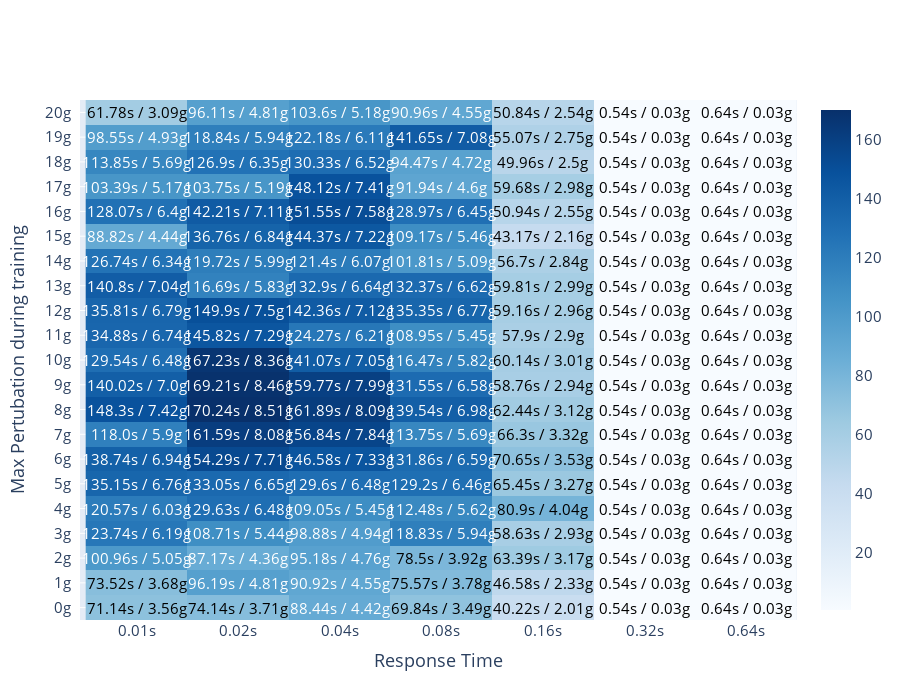

Notebook code for this chart:
### Code cell
at = np.around(rewards.to_numpy(), decimals=2).astype(str)

for i, row in enumerate(at):
    for j, eleme in enumerate(row):
        at[i,j] = str(eleme) + 's / ' + str(np.around(float(eleme)*0.25/5, decimals = 2)) +'g'

fig = ff.create_annotated_heatmap(z=rewards.to_numpy(),y=[str(int(i))+'g' for i in df['g_force'].unique().tolist()], 
                                  x=[str(i) + 's' for i in df['response_rate'].unique().tolist()],  
                                  annotation_text= at, colorscale='blues', showscale=True,
                                 reversescale =False)

fig.update_layout(
#     title='Average evaluation seconds for response times vs max. pertubation during training',
    xaxis_title="Response Time",
    yaxis_title="Max Pertubation during training",
    xaxis_side='bottom',
    font=dict(size=15),
    height=700,
)
fig.show()

### Figure 1 — Plotly figure (JSON) as saved in the notebook; plotly's stock layout.template omitted (floating-point values rounded to 4 significant figures; data arrays with more than 128 entries replaced by an {"elided": "..."} marker saying what was removed)
{"data": [{"colorscale": [[0, "rgb(247,251,255)"], [0.125, "rgb(222,235,247)"], [0.25, "rgb(198,219,239)"], [0.375, "rgb(158,202,225)"], [0.5, "rgb(107,174,214)"], [0.625, "rgb(66,146,198)"], [0.75, "rgb(33,113,181)"], [0.875, "rgb(8,81,156)"], [1, "rgb(8,48,107)"]], "reversescale": false, "showscale": true, "type": "heatmap", "x": ["0.01s", "0.02s", "0.04s", "0.08s", "0.16s", "0.32s", "0.64s"], "y": ["0g", "1g", "2g", "3g", "4g", "5g", "6g", "7g", "8g", "9g", "10g", "11g", "12g", "13g", "14g", "15g", "16g", "17g", "18g", "19g", "20g"], "z": {"elided": "21x7 float values"}}], "layout": {"annotations": [{"font": {"color": "#000000"}, "showarrow": false, "text": "71.14s / 3.56g", "x": "0.01s", "xref": "x", "y": "0g", "yref": "y"}, {"font": {"color": "#000000"}, "showarrow": false, "text": "74.14s / 3.71g", "x": "0.02s", "xref": "x", "y": "0g", "yref": "y"}, {"font": {"color": "#FFFFFF"}, "showarrow": false, "text": "88.44s / 4.42g", "x": "0.04s", "xref": "x", "y": "0g", "yref": "y"}, {"font": {"color": "#000000"}, "showarrow": false, "text": "69.84s / 3.49g", "x": "0.08s", "xref": "x", "y": "0g", "yref": "y"}, {"font": {"color": "#000000"}, "showarrow": false, "text": "40.22s / 2.01g", "x": "0.16s", "xref": "x", "y": "0g", "yref": "y"}, {"font": {"color": "#000000"}, "showarrow": false, "text": "0.54s / 0.03g", "x": "0.32s", "xref": "x", "y": "0g", "yref": "y"}, {"font": {"color": "#000000"}, "showarrow": false, "text": "0.64s / 0.03g", "x": "0.64s", "xref": "x", "y": "0g", "yref": "y"}, {"font": {"color": "#000000"}, "showarrow": false, "text": "73.52s / 3.68g", "x": "0.01s", "xref": "x", "y": "1g", "yref": "y"}, {"font": {"color": "#FFFFFF"}, "showarrow": false, "text": "96.19s / 4.81g", "x": "0.02s", "xref": "x", "y": "1g", "yref": "y"}, {"font": {"color": "#FFFFFF"}, "showarrow": false, "text": "90.92s / 4.55g", "x": "0.04s", "xref": "x", "y": "1g", "yref": "y"}, {"font": {"color": "#000000"}, "showarrow": false, "text": "75.57s / 3.78g", "x": "0.08s", "xref": "x", "y": "1g", "yref": "y"}, {"font": {"color": "#000000"}, "showarrow": false, "text": "46.58s / 2.33g", "x": "0.16s", "xref": "x", "y": "1g", "yref": "y"}, {"font": {"color": "#000000"}, "showarrow": false, "text": "0.54s / 0.03g", "x": "0.32s", "xref": "x", "y": "1g", "yref": "y"}, {"font": {"color": "#000000"}, "showarrow": false, "text": "0.64s / 0.03g", "x": "0.64s", "xref": "x", "y": "1g", "yref": "y"}, {"font": {"color": "#FFFFFF"}, "showarrow": false, "text": "100.96s / 5.05g", "x": "0.01s", "xref": "x", "y": "2g", "yref": "y"}, {"font": {"color": "#FFFFFF"}, "showarrow": false, "text": "87.17s / 4.36g", "x": "0.02s", "xref": "x", "y": "2g", "yref": "y"}, {"font": {"color": "#FFFFFF"}, "showarrow": false, "text": "95.18s / 4.76g", "x": "0.04s", "xref": "x", "y": "2g", "yref": "y"}, {"font": {"color": "#000000"}, "showarrow": false, "text": "78.5s / 3.92g", "x": "0.08s", "xref": "x", "y": "2g", "yref": "y"}, {"font": {"color": "#000000"}, "showarrow": false, "text": "63.39s / 3.17g", "x": "0.16s", "xref": "x", "y": "2g", "yref": "y"}, {"font": {"color": "#000000"}, "showarrow": false, "text": "0.54s / 0.03g", "x": "0.32s", "xref": "x", "y": "2g", "yref": "y"}, {"font": {"color": "#000000"}, "showarrow": false, "text": "0.64s / 0.03g", "x": "0.64s", "xref": "x", "y": "2g", "yref": "y"}, {"font": {"color": "#FFFFFF"}, "showarrow": false, "text": "123.74s / 6.19g", "x": "0.01s", "xref": "x", "y": "3g", "yref": "y"}, {"font": {"color": "#FFFFFF"}, "showarrow": false, "text": "108.71s / 5.44g", "x": "0.02s", "xref": "x", "y": "3g", "yref": "y"}, {"font": {"color": "#FFFFFF"}, "showarrow": false, "text": "98.88s / 4.94g", "x": "0.04s", "xref": "x", "y": "3g", "yref": "y"}, {"font": {"color": "#FFFFFF"}, "showarrow": false, "text": "118.83s / 5.94g", "x": "0.08s", "xref": "x", "y": "3g", "yref": "y"}, {"font": {"color": "#000000"}, "showarrow": false, "text": "58.63s / 2.93g", "x": "0.16s", "xref": "x", "y": "3g", "yref": "y"}, {"font": {"color": "#000000"}, "showarrow": false, "text": "0.54s / 0.03g", "x": "0.32s", "xref": "x", "y": "3g", "yref": "y"}, {"font": {"color": "#000000"}, "showarrow": false, "text": "0.64s / 0.03g", "x": "0.64s", "xref": "x", "y": "3g", "yref": "y"}, {"font": {"color": "#FFFFFF"}, "showarrow": false, "text": "120.57s / 6.03g", "x": "0.01s", "xref": "x", "y": "4g", "yref": "y"}, {"font": {"color": "#FFFFFF"}, "showarrow": false, "text": "129.63s / 6.48g", "x": "0.02s", "xref": "x", "y": "4g", "yref": "y"}, {"font": {"color": "#FFFFFF"}, "showarrow": false, "text": "109.05s / 5.45g", "x": "0.04s", "xref": "x", "y": "4g", "yref": "y"}, {"font": {"color": "#FFFFFF"}, "showarrow": false, "text": "112.48s / 5.62g", "x": "0.08s", "xref": "x", "y": "4g", "yref": "y"}, {"font": {"color": "#000000"}, "showarrow": false, "text": "80.9s / 4.04g", "x": "0.16s", "xref": "x", "y": "4g", "yref": "y"}, {"font": {"color": "#000000"}, "showarrow": false, "text": "0.54s / 0.03g", "x": "0.32s", "xref": "x", "y": "4g", "yref": "y"}, {"font": {"color": "#000000"}, "showarrow": false, "text": "0.64s / 0.03g", "x": "0.64s", "xref": "x", "y": "4g", "yref": "y"}, {"font": {"color": "#FFFFFF"}, "showarrow": false, "text": "135.15s / 6.76g", "x": "0.01s", "xref": "x", "y": "5g", "yref": "y"}, {"font": {"color": "#FFFFFF"}, "showarrow": false, "text": "133.05s / 6.65g", "x": "0.02s", "xref": "x", "y": "5g", "yref": "y"}, {"font": {"color": "#FFFFFF"}, "showarrow": false, "text": "129.6s / 6.48g", "x": "0.04s", "xref": "x", "y": "5g", "yref": "y"}, {"font": {"color": "#FFFFFF"}, "showarrow": false, "text": "129.2s / 6.46g", "x": "0.08s", "xref": "x", "y": "5g", "yref": "y"}, {"font": {"color": "#000000"}, "showarrow": false, "text": "65.45s / 3.27g", "x": "0.16s", "xref": "x", "y": "5g", "yref": "y"}, {"font": {"color": "#000000"}, "showarrow": false, "text": "0.54s / 0.03g", "x": "0.32s", "xref": "x", "y": "5g", "yref": "y"}, {"font": {"color": "#000000"}, "showarrow": false, "text": "0.64s / 0.03g", "x": "0.64s", "xref": "x", "y": "5g", "yref": "y"}, {"font": {"color": "#FFFFFF"}, "showarrow": false, "text": "138.74s / 6.94g", "x": "0.01s", "xref": "x", "y": "6g", "yref": "y"}, {"font": {"color": "#FFFFFF"}, "showarrow": false, "text": "154.29s / 7.71g", "x": "0.02s", "xref": "x", "y": "6g", "yref": "y"}, {"font": {"color": "#FFFFFF"}, "showarrow": false, "text": "146.58s / 7.33g", "x": "0.04s", "xref": "x", "y": "6g", "yref": "y"}, {"font": {"color": "#FFFFFF"}, "showarrow": false, "text": "131.86s / 6.59g", "x": "0.08s", "xref": "x", "y": "6g", "yref": "y"}, {"font": {"color": "#000000"}, "showarrow": false, "text": "70.65s / 3.53g", "x": "0.16s", "xref": "x", "y": "6g", "yref": "y"}, {"font": {"color": "#000000"}, "showarrow": false, "text": "0.54s / 0.03g", "x": "0.32s", "xref": "x", "y": "6g", "yref": "y"}, {"font": {"color": "#000000"}, "showarrow": false, "text": "0.64s / 0.03g", "x": "0.64s", "xref": "x", "y": "6g", "yref": "y"}, {"font": {"color": "#FFFFFF"}, "showarrow": false, "text": "118.0s / 5.9g", "x": "0.01s", "xref": "x", "y": "7g", "yref": "y"}, {"font": {"color": "#FFFFFF"}, "showarrow": false, "text": "161.59s / 8.08g", "x": "0.02s", "xref": "x", "y": "7g", "yref": "y"}, {"font": {"color": "#FFFFFF"}, "showarrow": false, "text": "156.84s / 7.84g", "x": "0.04s", "xref": "x", "y": "7g", "yref": "y"}, {"font": {"color": "#FFFFFF"}, "showarrow": false, "text": "113.75s / 5.69g", "x": "0.08s", "xref": "x", "y": "7g", "yref": "y"}, {"font": {"color": "#000000"}, "showarrow": false, "text": "66.3s / 3.32g", "x": "0.16s", "xref": "x", "y": "7g", "yref": "y"}, {"font": {"color": "#000000"}, "showarrow": false, "text": "0.54s / 0.03g", "x": "0.32s", "xref": "x", "y": "7g", "yref": "y"}, {"font": {"color": "#000000"}, "showarrow": false, "text": "0.64s / 0.03g", "x": "0.64s", "xref": "x", "y": "7g", "yref": "y"}, {"font": {"color": "#FFFFFF"}, "showarrow": false, "text": "148.3s / 7.42g", "x": "0.01s", "xref": "x", "y": "8g", "yref": "y"}, {"font": {"color": "#FFFFFF"}, "showarrow": false, "text": "170.24s / 8.51g", "x": "0.02s", "xref": "x", "y": "8g", "yref": "y"}, {"font": {"color": "#FFFFFF"}, "showarrow": false, "text": "161.89s / 8.09g", "x": "0.04s", "xref": "x", "y": "8g", "yref": "y"}, {"font": {"color": "#FFFFFF"}, "showarrow": false, "text": "139.54s / 6.98g", "x": "0.08s", "xref": "x", "y": "8g", "yref": "y"}, {"font": {"color": "#000000"}, "showarrow": false, "text": "62.44s / 3.12g", "x": "0.16s", "xref": "x", "y": "8g", "yref": "y"}, {"font": {"color": "#000000"}, "showarrow": false, "text": "0.54s / 0.03g", "x": "0.32s", "xref": "x", "y": "8g", "yref": "y"}, {"font": {"color": "#000000"}, "showarrow": false, "text": "0.64s / 0.03g", "x": "0.64s", "xref": "x", "y": "8g", "yref": "y"}, {"font": {"color": "#FFFFFF"}, "showarrow": false, "text": "140.02s / 7.0g", "x": "0.01s", "xref": "x", "y": "9g", "yref": "y"}, {"font": {"color": "#FFFFFF"}, "showarrow": false, "text": "169.21s / 8.46g", "x": "0.02s", "xref": "x", "y": "9g", "yref": "y"}, {"font": {"color": "#FFFFFF"}, "showarrow": false, "text": "159.77s / 7.99g", "x": "0.04s", "xref": "x", "y": "9g", "yref": "y"}, {"font": {"color": "#FFFFFF"}, "showarrow": false, "text": "131.55s / 6.58g", "x": "0.08s", "xref": "x", "y": "9g", "yref": "y"}, {"font": {"color": "#000000"}, "showarrow": false, "text": "58.76s / 2.94g", "x": "0.16s", "xref": "x", "y": "9g", "yref": "y"}, {"font": {"color": "#000000"}, "showarrow": false, "text": "0.54s / 0.03g", "x": "0.32s", "xref": "x", "y": "9g", "yref": "y"}, {"font": {"color": "#000000"}, "showarrow": false, "text": "0.64s / 0.03g", "x": "0.64s", "xref": "x", "y": "9g", "yref": "y"}, {"font": {"color": "#FFFFFF"}, "showarrow": false, "text": "129.54s / 6.48g", "x": "0.01s", "xref": "x", "y": "10g", "yref": "y"}, {"font": {"color": "#FFFFFF"}, "showarrow": false, "text": "167.23s / 8.36g", "x": "0.02s", "xref": "x", "y": "10g", "yref": "y"}, {"font": {"color": "#FFFFFF"}, "showarrow": false, "text": "141.07s / 7.05g", "x": "0.04s", "xref": "x", "y": "10g", "yref": "y"}, {"font": {"color": "#FFFFFF"}, "showarrow": false, "text": "116.47s / 5.82g", "x": "0.08s", "xref": "x", "y": "10g", "yref": "y"}, {"font": {"color": "#000000"}, "showarrow": false, "text": "60.14s / 3.01g", "x": "0.16s", "xref": "x", "y": "10g", "yref": "y"}, {"font": {"color": "#000000"}, "showarrow": false, "text": "0.54s / 0.03g", "x": "0.32s", "xref": "x", "y": "10g", "yref": "y"}, {"font": {"color": "#000000"}, "showarrow": false, "text": "0.64s / 0.03g", "x": "0.64s", "xref": "x", "y": "10g", "yref": "y"}, {"font": {"color": "#FFFFFF"}, "showarrow": false, "text": "134.88s / 6.74g", "x": "0.01s", "xref": "x", "y": "11g", "yref": "y"}, {"font": {"color": "#FFFFFF"}, "showarrow": false, "text": "145.82s / 7.29g", "x": "0.02s", "xref": "x", "y": "11g", "yref": "y"}, {"font": {"color": "#FFFFFF"}, "showarrow": false, "text": "124.27s / 6.21g", "x": "0.04s", "xref": "x", "y": "11g", "yref": "y"}, {"font": {"color": "#FFFFFF"}, "showarrow": false, "text": "108.95s / 5.45g", "x": "0.08s", "xref": "x", "y": "11g", "yref": "y"}, {"font": {"color": "#000000"}, "showarrow": false, "text": "57.9s / 2.9g", "x": "0.16s", "xref": "x", "y": "11g", "yref": "y"}, {"font": {"color": "#000000"}, "showarrow": false, "text": "0.54s / 0.03g", "x": "0.32s", "xref": "x", "y": "11g", "yref": "y"}, {"font": {"color": "#000000"}, "showarrow": false, "text": "0.64s / 0.03g", "x": "0.64s", "xref": "x", "y": "11g", "yref": "y"}, {"font": {"color": "#FFFFFF"}, "showarrow": false, "text": "135.81s / 6.79g", "x": "0.01s", "xref": "x", "y": "12g", "yref": "y"}, {"font": {"color": "#FFFFFF"}, "showarrow": false, "text": "149.9s / 7.5g", "x": "0.02s", "xref": "x", "y": "12g", "yref": "y"}, {"font": {"color": "#FFFFFF"}, "showarrow": false, "text": "142.36s / 7.12g", "x": "0.04s", "xref": "x", "y": "12g", "yref": "y"}, {"font": {"color": "#FFFFFF"}, "showarrow": false, "text": "135.35s / 6.77g", "x": "0.08s", "xref": "x", "y": "12g", "yref": "y"}, {"font": {"color": "#000000"}, "showarrow": false, "text": "59.16s / 2.96g", "x": "0.16s", "xref": "x", "y": "12g", "yref": "y"}, {"font": {"color": "#000000"}, "showarrow": false, "text": "0.54s / 0.03g", "x": "0.32s", "xref": "x", "y": "12g", "yref": "y"}, {"font": {"color": "#000000"}, "showarrow": false, "text": "0.64s / 0.03g", "x": "0.64s", "xref": "x", "y": "12g", "yref": "y"}, {"font": {"color": "#FFFFFF"}, "showarrow": false, "text": "140.8s / 7.04g", "x": "0.01s", "xref": "x", "y": "13g", "yref": "y"}, {"font": {"color": "#FFFFFF"}, "showarrow": false, "text": "116.69s / 5.83g", "x": "0.02s", "xref": "x", "y": "13g", "yref": "y"}, {"font": {"color": "#FFFFFF"}, "showarrow": false, "text": "132.9s / 6.64g", "x": "0.04s", "xref": "x", "y": "13g", "yref": "y"}, {"font": {"color": "#FFFFFF"}, "showarrow": false, "text": "132.37s / 6.62g", "x": "0.08s", "xref": "x", "y": "13g", "yref": "y"}, {"font": {"color": "#000000"}, "showarrow": false, "text": "59.81s / 2.99g", "x": "0.16s", "xref": "x", "y": "13g", "yref": "y"}, {"font": {"color": "#000000"}, "showarrow": false, "text": "0.54s / 0.03g", "x": "0.32s", "xref": "x", "y": "13g", "yref": "y"}, {"font": {"color": "#000000"}, "showarrow": false, "text": "0.64s / 0.03g", "x": "0.64s", "xref": "x", "y": "13g", "yref": "y"}, {"font": {"color": "#FFFFFF"}, "showarrow": false, "text": "126.74s / 6.34g", "x": "0.01s", "xref": "x", "y": "14g", "yref": "y"}, {"font": {"color": "#FFFFFF"}, "showarrow": false, "text": "119.72s / 5.99g", "x": "0.02s", "xref": "x", "y": "14g", "yref": "y"}, {"font": {"color": "#FFFFFF"}, "showarrow": false, "text": "121.4s / 6.07g", "x": "0.04s", "xref": "x", "y": "14g", "yref": "y"}, {"font": {"color": "#FFFFFF"}, "showarrow": false, "text": "101.81s / 5.09g", "x": "0.08s", "xref": "x", "y": "14g", "yref": "y"}, {"font": {"color": "#000000"}, "showarrow": false, "text": "56.7s / 2.84g", "x": "0.16s", "xref": "x", "y": "14g", "yref": "y"}, {"font": {"color": "#000000"}, "showarrow": false, "text": "0.54s / 0.03g", "x": "0.32s", "xref": "x", "y": "14g", "yref": "y"}, {"font": {"color": "#000000"}, "showarrow": false, "text": "0.64s / 0.03g", "x": "0.64s", "xref": "x", "y": "14g", "yref": "y"}, {"font": {"color": "#FFFFFF"}, "showarrow": false, "text": "88.82s / 4.44g", "x": "0.01s", "xref": "x", "y": "15g", "yref": "y"}, {"font": {"color": "#FFFFFF"}, "showarrow": false, "text": "136.76s / 6.84g", "x": "0.02s", "xref": "x", "y": "15g", "yref": "y"}, {"font": {"color": "#FFFFFF"}, "showarrow": false, "text": "144.37s / 7.22g", "x": "0.04s", "xref": "x", "y": "15g", "yref": "y"}, {"font": {"color": "#FFFFFF"}, "showarrow": false, "text": "109.17s / 5.46g", "x": "0.08s", "xref": "x", "y": "15g", "yref": "y"}, {"font": {"color": "#000000"}, "showarrow": false, "text": "43.17s / 2.16g", "x": "0.16s", "xref": "x", "y": "15g", "yref": "y"}, {"font": {"color": "#000000"}, "showarrow": false, "text": "0.54s / 0.03g", "x": "0.32s", "xref": "x", "y": "15g", "yref": "y"}, {"font": {"color": "#000000"}, "showarrow": false, "text": "0.64s / 0.03g", "x": "0.64s", "xref": "x", "y": "15g", "yref": "y"}, {"font": {"color": "#FFFFFF"}, "showarrow": false, "text": "128.07s / 6.4g", "x": "0.01s", "xref": "x", "y": "16g", "yref": "y"}, {"font": {"color": "#FFFFFF"}, "showarrow": false, "text": "142.21s / 7.11g", "x": "0.02s", "xref": "x", "y": "16g", "yref": "y"}, {"font": {"color": "#FFFFFF"}, "showarrow": false, "text": "151.55s / 7.58g", "x": "0.04s", "xref": "x", "y": "16g", "yref": "y"}, {"font": {"color": "#FFFFFF"}, "showarrow": false, "text": "128.97s / 6.45g", "x": "0.08s", "xref": "x", "y": "16g", "yref": "y"}, {"font": {"color": "#000000"}, "showarrow": false, "text": "50.94s / 2.55g", "x": "0.16s", "xref": "x", "y": "16g", "yref": "y"}, {"font": {"color": "#000000"}, "showarrow": false, "text": "0.54s / 0.03g", "x": "0.32s", "xref": "x", "y": "16g", "yref": "y"}, {"font": {"color": "#000000"}, "showarrow": false, "text": "0.64s / 0.03g", "x": "0.64s", "xref": "x", "y": "16g", "yref": "y"}, {"font": {"color": "#FFFFFF"}, "showarrow": false, "text": "103.39s / 5.17g", "x": "0.01s", "xref": "x", "y": "17g", "yref": "y"}, {"font": {"color": "#FFFFFF"}, "showarrow": false, "text": "103.75s / 5.19g", "x": "0.02s", "xref": "x", "y": "17g", "yref": "y"}, {"font": {"color": "#FFFFFF"}, "showarrow": false, "text": "148.12s / 7.41g", "x": "0.04s", "xref": "x", "y": "17g", "yref": "y"}, {"font": {"color": "#FFFFFF"}, "showarrow": false, "text": "91.94s / 4.6g", "x": "0.08s", "xref": "x", "y": "17g", "yref": "y"}, {"font": {"color": "#000000"}, "showarrow": false, "text": "59.68s / 2.98g", "x": "0.16s", "xref": "x", "y": "17g", "yref": "y"}, {"font": {"color": "#000000"}, "showarrow": false, "text": "0.54s / 0.03g", "x": "0.32s", "xref": "x", "y": "17g", "yref": "y"}, {"font": {"color": "#000000"}, "showarrow": false, "text": "0.64s / 0.03g", "x": "0.64s", "xref": "x", "y": "17g", "yref": "y"}, {"font": {"color": "#FFFFFF"}, "showarrow": false, "text": "113.85s / 5.69g", "x": "0.01s", "xref": "x", "y": "18g", "yref": "y"}, {"font": {"color": "#FFFFFF"}, "showarrow": false, "text": "126.9s / 6.35g", "x": "0.02s", "xref": "x", "y": "18g", "yref": "y"}, {"font": {"color": "#FFFFFF"}, "showarrow": false, "text": "130.33s / 6.52g", "x": "0.04s", "xref": "x", "y": "18g", "yref": "y"}, {"font": {"color": "#FFFFFF"}, "showarrow": false, "text": "94.47s / 4.72g", "x": "0.08s", "xref": "x", "y": "18g", "yref": "y"}, {"font": {"color": "#000000"}, "showarrow": false, "text": "49.96s / 2.5g", "x": "0.16s", "xref": "x", "y": "18g", "yref": "y"}, {"font": {"color": "#000000"}, "showarrow": false, "text": "0.54s / 0.03g", "x": "0.32s", "xref": "x", "y": "18g", "yref": "y"}, {"font": {"color": "#000000"}, "showarrow": false, "text": "0.64s / 0.03g", "x": "0.64s", "xref": "x", "y": "18g", "yref": "y"}, {"font": {"color": "#FFFFFF"}, "showarrow": false, "text": "98.55s / 4.93g", "x": "0.01s", "xref": "x", "y": "19g", "yref": "y"}, {"font": {"color": "#FFFFFF"}, "showarrow": false, "text": "118.84s / 5.94g", "x": "0.02s", "xref": "x", "y": "19g", "yref": "y"}, {"font": {"color": "#FFFFFF"}, "showarrow": false, "text": "122.18s / 6.11g", "x": "0.04s", "xref": "x", "y": "19g", "yref": "y"}, {"font": {"color": "#FFFFFF"}, "showarrow": false, "text": "141.65s / 7.08g", "x": "0.08s", "xref": "x", "y": "19g", "yref": "y"}, {"font": {"color": "#000000"}, "showarrow": false, "text": "55.07s / 2.75g", "x": "0.16s", "xref": "x", "y": "19g", "yref": "y"}, {"font": {"color": "#000000"}, "showarrow": false, "text": "0.54s / 0.03g", "x": "0.32s", "xref": "x", "y": "19g", "yref": "y"}, {"font": {"color": "#000000"}, "showarrow": false, "text": "0.64s / 0.03g", "x": "0.64s", "xref": "x", "y": "19g", "yref": "y"}, {"font": {"color": "#000000"}, "showarrow": false, "text": "61.78s / 3.09g", "x": "0.01s", "xref": "x", "y": "20g", "yref": "y"}, {"font": {"color": "#FFFFFF"}, "showarrow": false, "text": "96.11s / 4.81g", "x": "0.02s", "xref": "x", "y": "20g", "yref": "y"}, {"font": {"color": "#FFFFFF"}, "showarrow": false, "text": "103.6s / 5.18g", "x": "0.04s", "xref": "x", "y": "20g", "yref": "y"}, {"font": {"color": "#FFFFFF"}, "showarrow": false, "text": "90.96s / 4.55g", "x": "0.08s", "xref": "x", "y": "20g", "yref": "y"}, {"font": {"color": "#000000"}, "showarrow": false, "text": "50.84s / 2.54g", "x": "0.16s", "xref": "x", "y": "20g", "yref": "y"}, {"font": {"color": "#000000"}, "showarrow": false, "text": "0.54s / 0.03g", "x": "0.32s", "xref": "x", "y": "20g", "yref": "y"}, {"font": {"color": "#000000"}, "showarrow": false, "text": "0.64s / 0.03g", "x": "0.64s", "xref": "x", "y": "20g", "yref": "y"}], "font": {"size": 15}, "height": 700, "xaxis": {"dtick": 1, "gridcolor": "rgb(0, 0, 0)", "side": "bottom", "ticks": "", "title": {"text": "Response Time"}}, "yaxis": {"dtick": 1, "ticks": "", "ticksuffix": "  ", "title": {"text": "Max Pertubation during training"}}}}
